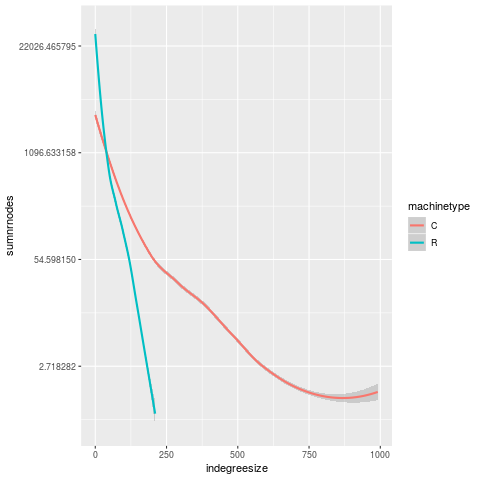

Write the R code that produced this figure.
# Distribution of in-degrees, C cycling vs C collapsing
#
tmp <- dbGetQuery(con, "select machinetype, indegreesize, outcome, sum(sum) as sumnrnodes from degsums where outcome = 'C' and initnrnodes = 1024 group by machinetype, indegreesize, outcome")
p <- ggplot(data=tmp) +
    geom_smooth(
        mapping=aes(x=indegreesize, y=sumnrnodes, color=machinetype)
    ) +
    scale_y_continuous(trans='log')
rm(tmp)
print(p)
dev.copy(png, filename="figG.png")
dev.off()
